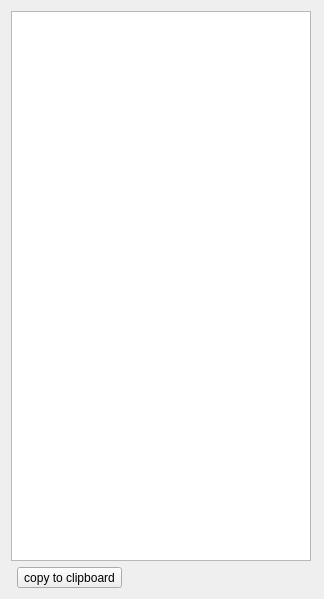
<?xml version="1.0" encoding="UTF-8"?>
<ui version="4.0">
 <class>TextDisplay</class>
 <widget class="QWidget" name="TextDisplay">
  <property name="geometry">
   <rect>
    <x>0</x>
    <y>0</y>
    <width>324</width>
    <height>599</height>
   </rect>
  </property>
  <property name="windowTitle">
   <string>Console</string>
  </property>
  <property name="windowIcon">
   <iconset resource="resources.qrc">
    <normaloff>:/icons/resources/moody.png</normaloff>:/icons/resources/moody.png</iconset>
  </property>
  <layout class="QFormLayout" name="formLayout">
   <item row="0" column="0" colspan="2">
    <widget class="QPlainTextEdit" name="console">
     <property name="sizePolicy">
      <sizepolicy hsizetype="Fixed" vsizetype="Fixed">
       <horstretch>0</horstretch>
       <verstretch>0</verstretch>
      </sizepolicy>
     </property>
     <property name="minimumSize">
      <size>
       <width>300</width>
       <height>550</height>
      </size>
     </property>
     <property name="font">
      <font>
       <pointsize>8</pointsize>
      </font>
     </property>
     <property name="readOnly">
      <bool>true</bool>
     </property>
    </widget>
   </item>
   <item row="1" column="1">
    <widget class="QToolButton" name="copyToClipboardButton">
     <property name="text">
      <string>copy to clipboard</string>
     </property>
    </widget>
   </item>
  </layout>
 </widget>
 <resources>
  <include location="resources.qrc"/>
 </resources>
 <connections/>
</ui>
